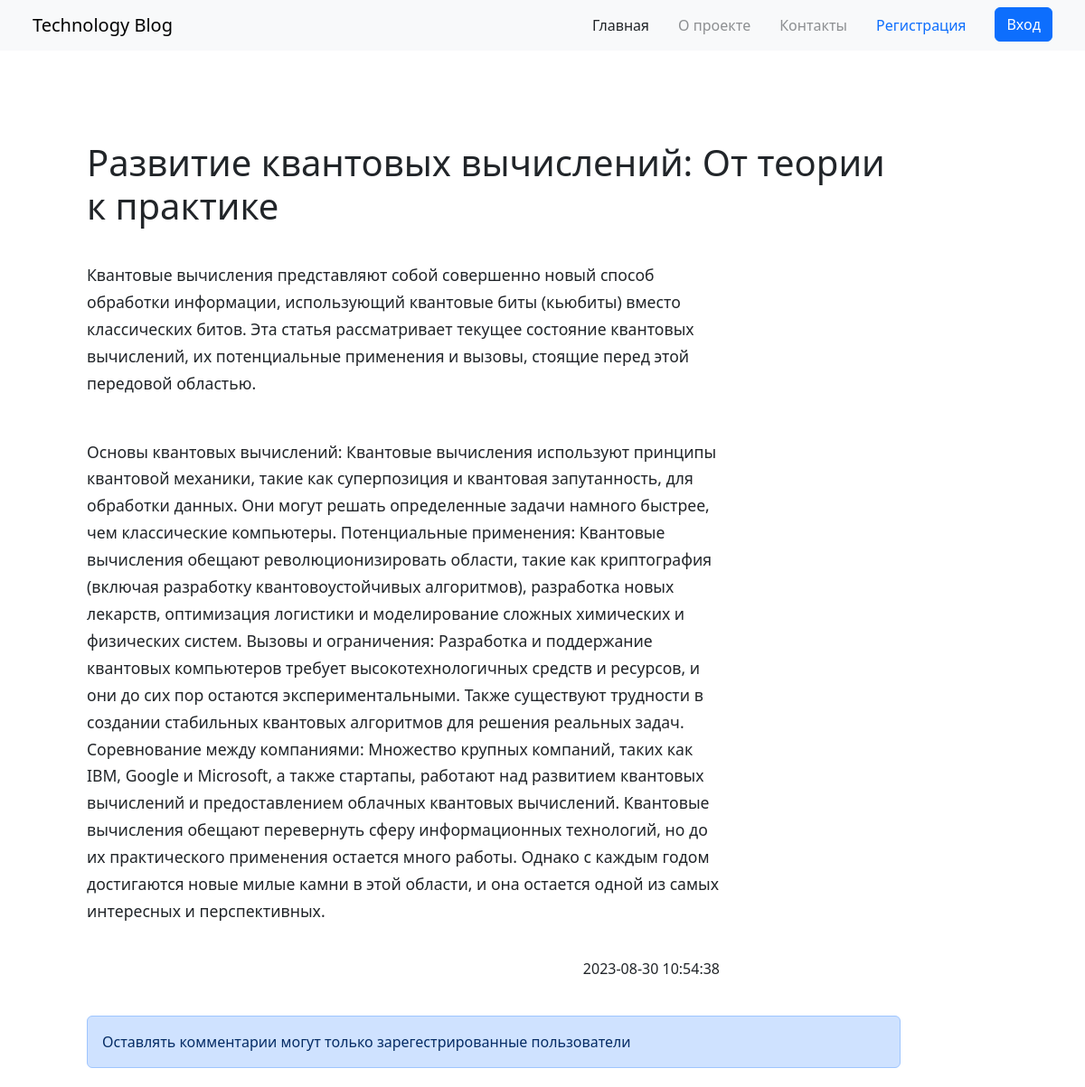
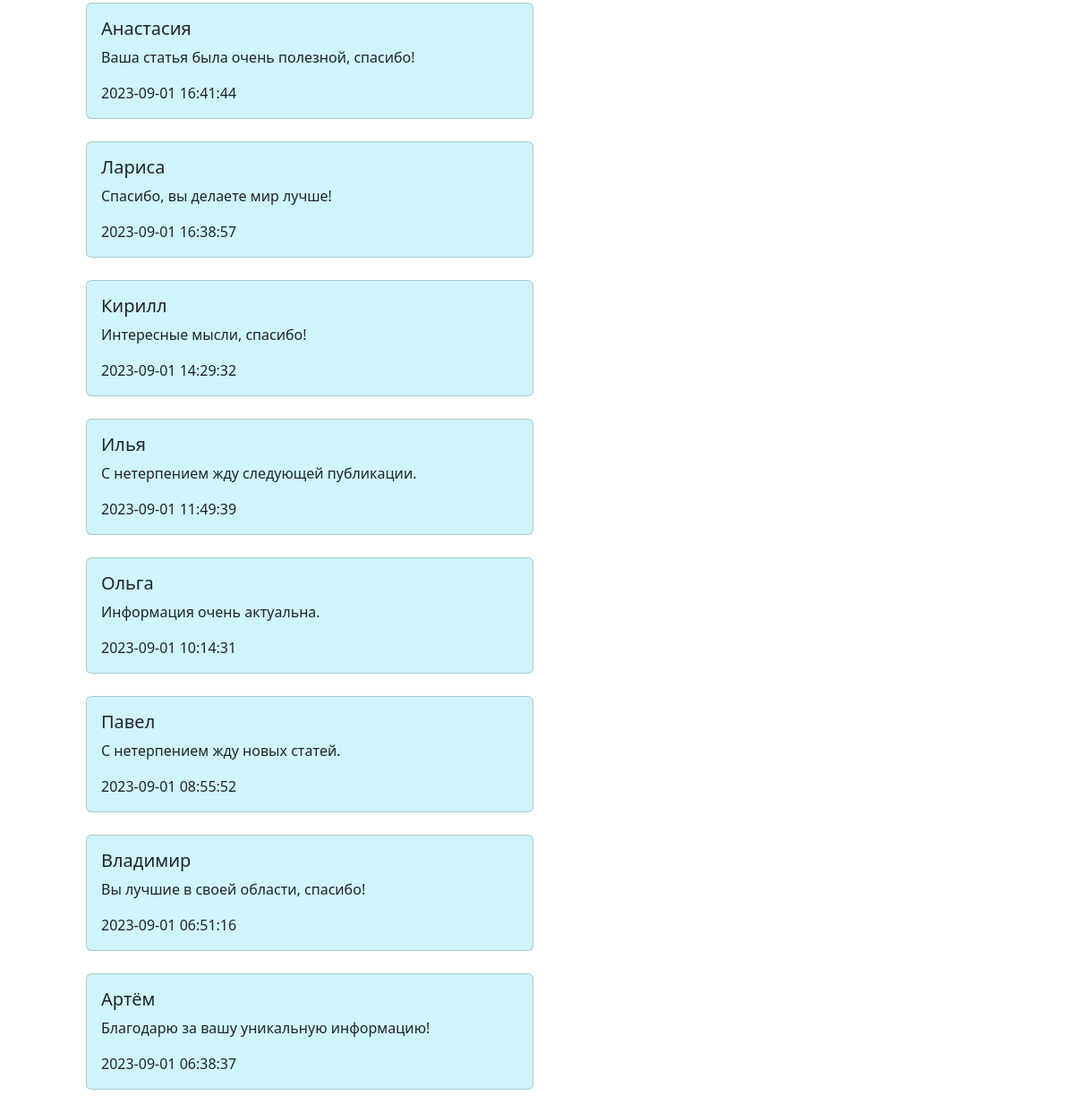
The page /article.php?article=18 on the database its author committed (2 pictures, top to bottom).
### tables this page shows
CREATE TABLE `articles` (
  `id` int(10) UNSIGNED NOT NULL,
  `header` varchar(255) NOT NULL,
  `short_desc` varchar(1024) NOT NULL,
  `description` varchar(4092) NOT NULL,
  `date` timestamp NOT NULL
);

CREATE TABLE `comments` (
  `id_comment` int(10) UNSIGNED NOT NULL,
  `name` varchar(255) NOT NULL,
  `text` varchar(2048) NOT NULL,
  `date` timestamp NOT NULL DEFAULT CURRENT_TIMESTAMP,
  `article_id` int(10) UNSIGNED NOT NULL
);

### app/class/Database.php (called while the page is built, shortened)
<?php
class Database
{
    private $host = "localhost";
    private $db = "blog_db";
    private $user = "root";
    private $password = "";
    private $opt = [
        PDO::ATTR_DEFAULT_FETCH_MODE => PDO::FETCH_ASSOC
    ];
    public function __construct()
    {
        $this->dsn = "mysql:host=$this->host;dbname=$this->db";
        $this->db = new PDO($this->dsn, $this->user, $this->password, $this->opt);
    }
    private function get_queryDb(string $query, ...$params)
    {
        $stmt = $this->db->prepare($query);
        $stmt->execute($params);
        return $stmt->fetchAll();
    }
    public function get_article($id): array
    {
        $result = $this->get_queryDb("SELECT `header`, `short_desc`, `description`, `date` FROM `articles` WHERE `id` = ?", $id);
        return $result[0];
    }
    public function get_comments($article_id): array
    {
        return $this->get_queryDb("SELECT `name`, `text`, `date` FROM `comments` WHERE `article_id` = ? ORDER BY `date` DESC", $article_id);
    }
}

### article.php (the view, shortened to what this page needs)
<?php
require_once "app/class/Database.php";
$db = new Database();
if (!empty($_GET["article"])) {
    $article_id = $_GET["article"];
    $article = $db->get_article($article_id);
}
$comments = $db->get_comments($article_id);
require_once "app/default/header.php";
?>
<div class="d-flex flex-column article__container">
    <h1 class="display-6"><?= $article["header"] ?></h1>
    <div class="d-flex flex-column article__text-container">
        <p class="article__text"><?= $article["short_desc"] ?></p>
        <p class="article__text"><?= $article["description"] ?></p>
        <p class="article__date"><?= $article["date"] ?></p>
    </div>
    <?php if (isset($_SESSION["access"])) : ?>
        <form class="article__comment-form" action="<?= $_SERVER["REQUEST_URI"] ?>" method="post">
            <div class="mb-3">
                <label for="exampleFormControlTextarea1" class="form-label">Ваше имя</label>
                <input type="form-control" class="form-control" id="exampleFormControlTextarea1" placeholder="Имя" name="name_comment">
            </div>
            <div class="mb-3">
                <label for="exampleFormControlTextarea2" class="form-label">Текст комментария</label>
                <textarea class="form-control" id="exampleFormControlTextarea2" rows="3" placeholder="Текст..." name="text_comment"></textarea>
            </div>
            <button type="submit" class="btn btn-primary">Отправить</button>
        </form>
    <?php else : ?>
        <p class="alert alert-primary my-4">Оставлять комментарии могут только зарегестрированные пользователи</p>
    <?php endif; ?>
    <?php foreach ($comments as $comment) : ?>
        <div class="card bg-info-subtle article__comment-item">
            <div class="card-body">
                <h5 class="card-title"><?= $comment["name"] ?></h5>
                <p class="card-text"><?= $comment["text"] ?></p>
                <p class="card-text"><?= $comment["date"] ?></p>
            </div>
        </div>
    <?php endforeach; ?>
</div>
<?php
require_once "app/default/footer.php";

### public/css/style.css (style rules this page uses)
.article__container { margin-top: 100px !important; margin-left: 8% !important; margin-right: 8% !important; max-width: 900px !important; }
.article__text-container { max-width: 700px !important; }
.article__text { margin-top: 30px !important; font-size: 1.1rem !important; line-height: 1.7 !important; }
.article__date { margin-left: auto !important; margin-top: 20px !important; }
.article__comment-item { margin-bottom: 25px !important; max-width: 500px !important; }

### rows shown on the page
articles: header "Развитие квантовых вычислений: От теории к практике", short_desc "Квантовые вычисления представляют собой совершенно новый способ обработки информации, использующий квантовые биты (кьюбиты) вместо классических битов. Эта статья рассматривает текущее состояние квантовых вычислений, их потенциальные применения и вызовы, стоящие перед этой передовой областью.", description "Основы квантовых вычислений: Квантовые вычисления используют принципы квантовой механики, такие как суперпозиция и квантовая запутанность, для обработки данных. Они могут решать определенные задачи намного быстрее, чем классические компьютеры. Потенциальные применения: Квантовые вычисления обещают революционизировать области, такие как криптография (включая разработку квантовоустойчивых алгоритмов), разработка новых лекарств, оптимизация логистики и моделирование сложных химических и физических систем. Вызовы и ограничения: Разработка и поддержание квантовых компьютеров требует высокотехнологичных средств и ресурсов, и они до сих пор остаются экспериментальными. Также существуют трудности в…", date "2023-08-30 10:54:38"
comments: name "Анастасия", text "Ваша статья была очень полезной, спасибо!", date "2023-09-01 16:41:44"
comments: name "Лариса", text "Спасибо, вы делаете мир лучше!", date "2023-09-01 16:38:57"
comments: name "Кирилл", text "Интересные мысли, спасибо!", date "2023-09-01 14:29:32"
comments: name "Илья", text "С нетерпением жду следующей публикации.", date "2023-09-01 11:49:39"
comments: name "Ольга", text "Информация очень актуальна.", date "2023-09-01 10:14:31"
comments: name "Павел", text "С нетерпением жду новых статей.", date "2023-09-01 08:55:52"
comments: name "Владимир", text "Вы лучшие в своей области, спасибо!", date "2023-09-01 06:51:16"
comments: name "Артём", text "Благодарю за вашу уникальную информацию!", date "2023-09-01 06:38:37"
